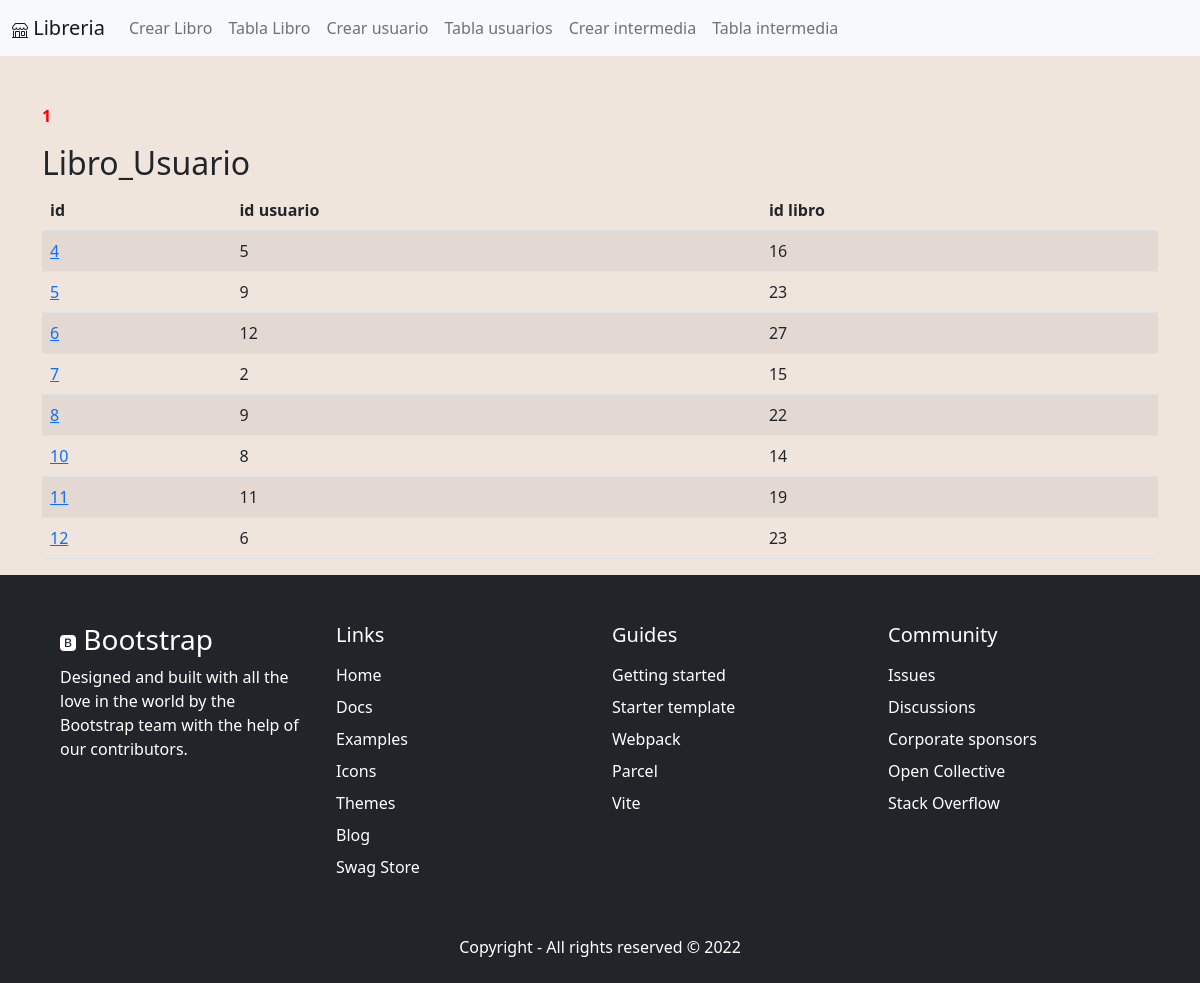
The app's page /indexI with its own data.
### myapp/models.py (models this page shows)
    class Interactions(db.Model):
        __tablename__ = "interactions"
        id = db.Column("interactions_id", db.Integer, primary_key=True, autoincrement=True)
        user_id = db.Column(db.Integer, db.ForeignKey("users.user_id"), nullable = True)
        item_id = db.Column(db.Integer, db.ForeignKey("items.item_id"), nullable = True)

### myapp/views.py (the view)
    @app.route("/indexI", methods=["GET", "POST"])
    def indexI():
        page = int(request.args.get("page", 1))
        interactions_list = db_access["interactions_list"]
        interactions = interactions_list(page=page)
        total_pages = ceil (interactions.total / 10)
        return render_template(
            "indexI.html", interactions=interactions, pages=[i + 1 for i in range(total_pages)]
        )

### myapp/templates/indexI.html
{% extends 'base.html' %} {% block content %}
    <div class="container">
      <div class="row">
        <div class="col-12">
          <br><br>
          <p>
            {% for page in pages %} {% if page == interactions.page %}
            <a href="/indexI?page={{ page }}" class="current-page"
              ><strong>{{ page }}</strong></a
            >
            {% else %}
            <a href="/indexI?page={{ page }}">{{ page }}</a>
            {% endif %} {% endfor %}
          </p>
          <h2>Libro_Usuario</h2>
          <table id="tabla" class="table table-striped">
            <thead>
              <tr>
                <th>id</th>
                <th>id usuario</th>
                <th>id libro</th>
              </tr>
            </thead>
            <tbody>
          <tr>
            {% for sp in interactions.items %}
          <td><a href="/interactions/{{ sp.id }}">{{ sp.id }}</a></td>
          <td>{{ sp.user_id }}</td>
          <td>{{ sp.item_id }}</td>
          </tr>
          {% endfor %}
        </tbody>
        </table>
        </div>
      </div>
    </div>
    {% endblock %}

### myapp/static/mystyle.css (style rules this page uses)
body { background-color: #f0e5dd; }
.current-page { color: red; text-decoration: none; }

### records on screen
Interactions: id "4", user_id "5", item_id "16"
Interactions: id "5", user_id "9", item_id "23"
Interactions: id "6", user_id "12", item_id "27"
Interactions: id "7", user_id "2", item_id "15"
Interactions: id "8", user_id "9", item_id "22"
Interactions: id "10", user_id "8", item_id "14"
Interactions: id "11", user_id "11", item_id "19"
Interactions: id "12", user_id "6", item_id "23"

### other values on screen
{{ page }} "1"
